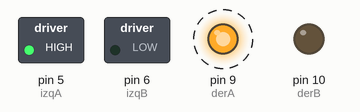
Simulated run of this sketch. Board: Arduino Mega 2560, built with avr-gcc and run on an emulated ATmega2560. Parts: switched loads named in the sketch (green lamp = pin HIGH), output pins drawn as LEDs (lit = HIGH). Dashed ring = blinking.

Above: at 0.5 s.
Timing chart, 0 to 4.6 s (numbered marks = the images above):
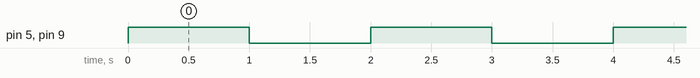

Measured:
- by itself, pin 5 (izqA), pin 9 (derA): alternates HIGH for 1.0 s and LOW for 1.0 s

The sketch:

motores.ino
```cpp
/* Práctica 1
Author: Cesar Arzate
(versión: Mega 2560)
ARDUINO L293D(Puente H)
 5  10
 6  15
 9   7
10   2
5V   1, 9, 16
GND  4, 5, 12, 13
El motor 1 se conecta a los pines 3 y 6 del Puente H
El motor 2 se conecta a los pines 11 y 14 del Puente H
La fuente de alimentacion de los Motores se conecta a tierra y
el positivo al pin 8 del puennte H.
*/

int izqA = 5;  // Pines a entradas <1:4>A
int izqB = 6;
int derA = 9;
int derB = 10;
int vel = 255; // Velocidad de los motores (0-255)


/* Se ejecuta una sola vez, al inicio. */
void setup() {
  pinMode(derA, OUTPUT);
  pinMode(derB, OUTPUT);
  pinMode(izqA, OUTPUT);
  pinMode(izqB, OUTPUT);
}

/* Ejecución repetida */
void loop() {
  digitalWrite(derA, HIGH);
  digitalWrite(izqA, HIGH);
  digitalWrite(derB, LOW);
  digitalWrite(izqB, LOW);
  delay (1000);              // Esperar 1s
  digitalWrite(derA, LOW);
  digitalWrite(izqA, LOW);
  digitalWrite(derB, LOW);
  digitalWrite(izqB, LOW);
  delay (1000);
}
```
